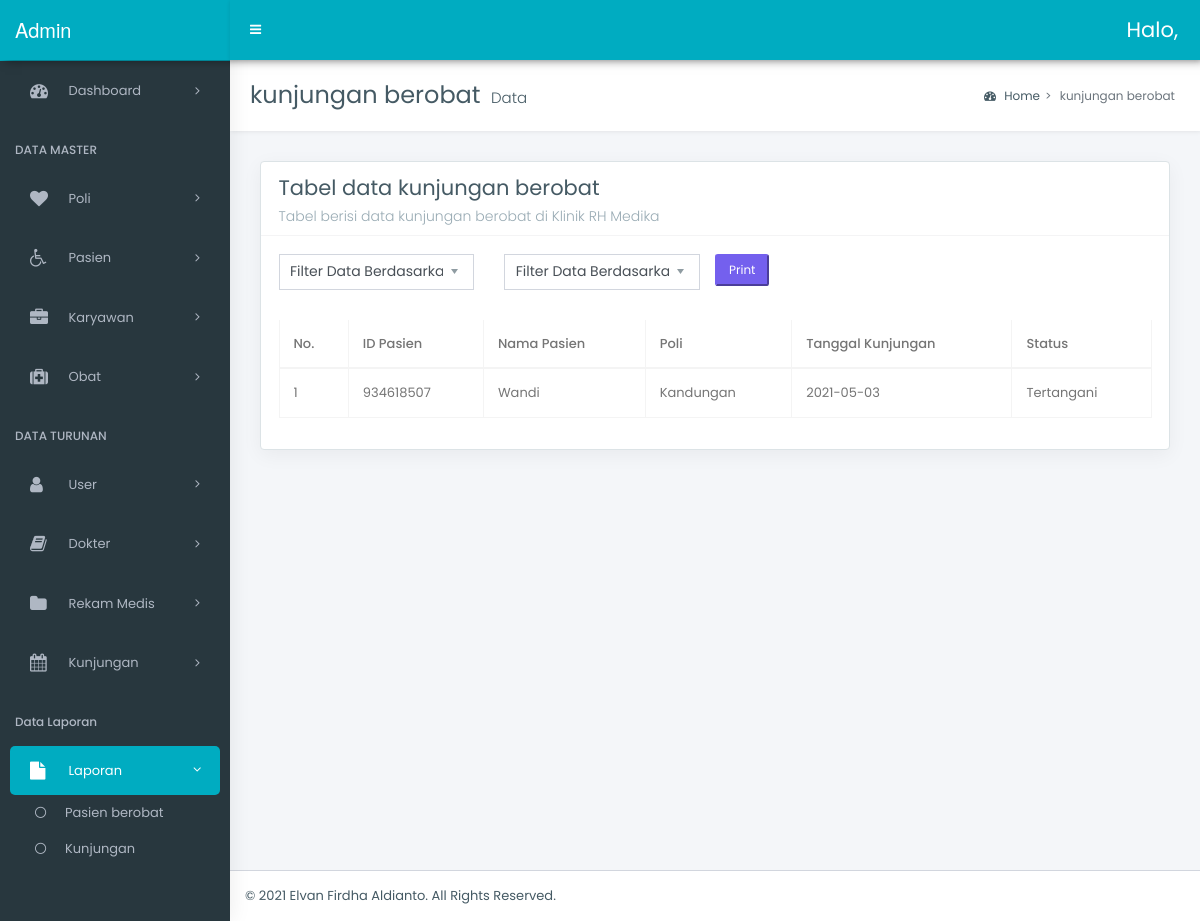
The app's page /admin/laporan/datakb.php, older data.
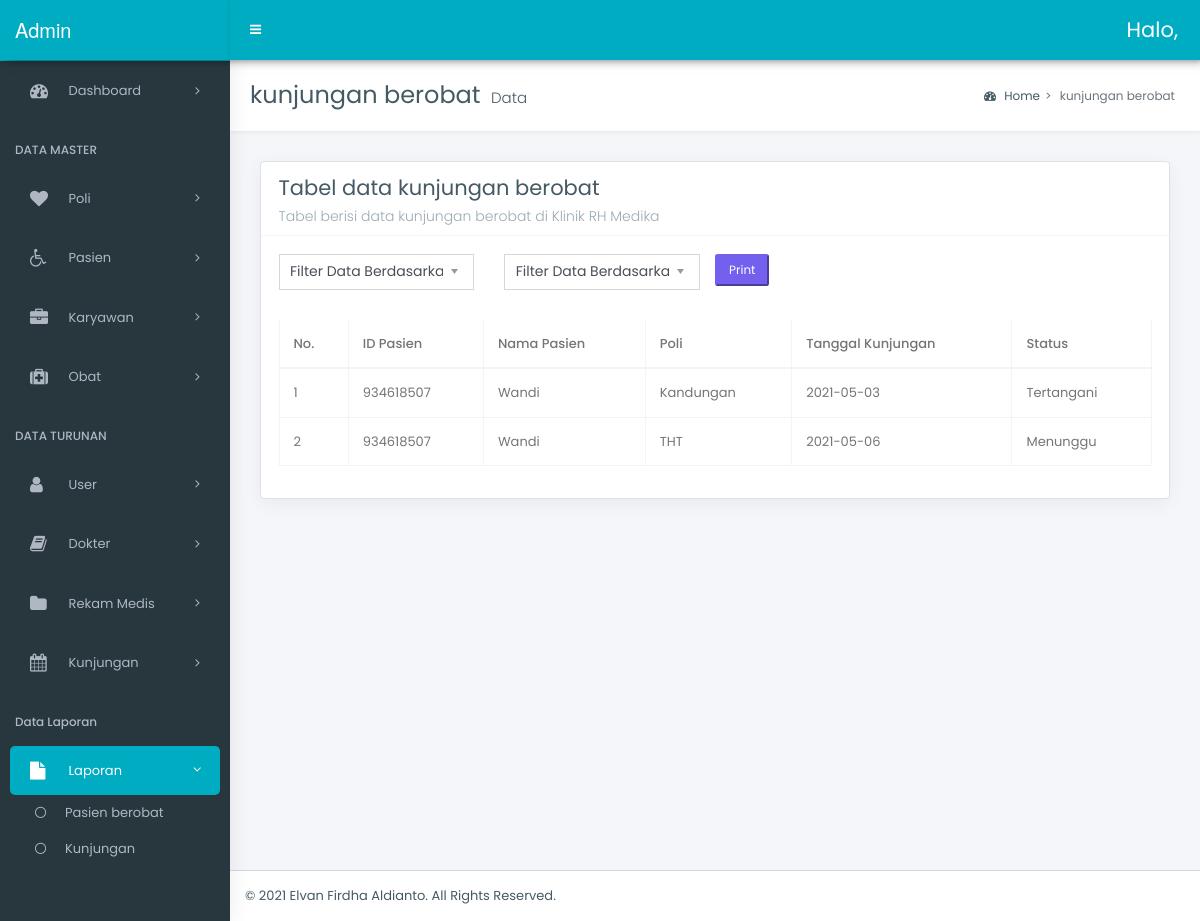
The same page, newer data.
### tables this page shows
CREATE TABLE `kb` (
  `kd_kunjungan` int(9) NOT NULL,
  `id_pasien` int(9) NOT NULL,
  `kd_poli` int(3) NOT NULL,
  `tgl_kunjungan` date NOT NULL,
  `status` enum('1','2','3') NOT NULL
);

CREATE TABLE `pasien` (
  `id_pasien` int(9) NOT NULL,
  `nm_pasien` varchar(50) NOT NULL,
  `kd_registrasi` text NOT NULL,
  `jen_kelamin` enum('1','2') NOT NULL,
  `jalur` enum('1','2','3','4') NOT NULL,
  `alamatp` text NOT NULL,
  `tempat_lahirp` varchar(20) NOT NULL,
  `tgl_lahirp` date NOT NULL,
  `telp_pasien` varchar(13) NOT NULL,
  `tgl_daftar` date NOT NULL
);

CREATE TABLE `poli` (
  `kd_poli` int(3) NOT NULL,
  `nm_poli` varchar(30) NOT NULL
);

### admin/laporan/datakb.php (the view, shortened to what the changed rows need)
<?php
include('../../config/connect.php');
?>
<!DOCTYPE html>
<html lang="en">
<head>
    <link rel="stylesheet" href="../../style/bootstrap.min.css">
    <link rel="stylesheet" href="../../style/bootstrap-extend.css">
    <link rel="stylesheet" href="../../style/master_style.css">
    <link rel="stylesheet" href="../../style/_all-skins.css">
    <link rel="stylesheet" href="../../assets/bootstrap-select-1.13.14/dist/css/bootstrap-select.css">
    <link rel="stylesheet" href="../../assets/datatable/datatables.min.css">
</head>
<body class="hold-transition skin-green sidebar-mini">
    <div class="wrapper">
        <div class="content-wrapper">
            <section class="content-header">
                <h1>
                    kunjungan berobat
                    <small>Data</small>
                </h1>
            </section>
            <section class="content">
                <div class="row">
                    <div class="col-12">
                        <div class="box">
                            <div class="box-body">
                                <div class="table-responsive" id="form2">
                                    <table id="example7" class="table table-bordered table-hover display nowrap margin-top-10 w-p100">
                                        <thead>
                                            <tr>
                                                <th>No.</th>
                                                <th>ID Pasien</th>
                                                <th>Nama Pasien</th>
                                                <th>Poli</th>
                                                <th>Tanggal Kunjungan</th>
                                                <th>Status</th>
                                            </tr>
                                        </thead>
                                        <tbody>
                                            <?php
                                            $q = $connect->query("SELECT * FROM kb JOIN pasien USING(id_pasien) JOIN poli USING(kd_poli)");
                                            $no = 1;
                                            foreach ($q as $d) :
                                            ?>
                                                <tr>
                                                    <td><?= $no ?></td>
                                                    <td><?= $d['id_pasien']; ?></td>
                                                    <td><?= $d['nm_pasien'] ?></td>
                                                    <td><?= $d['nm_poli'] ?></td>
                                                    <td><?= $d['tgl_kunjungan'] ?></td>
                                                    <td>
                                                        <?php
                                                        if ($d['status'] == '1') {
                                                            echo "Menunggu";
                                                        } elseif ($d['status'] == '2') {
                                                            echo "Tertangani";
                                                        } else {
                                                            echo "-";
                                                        }
                                                        ?>
                                                    </td>
                                                </tr>
                                            <?php
                                                $no++;
                                            endforeach; ?>
                                        </tbody>
                                    </table>
                                </div>
                            </div>
                        </div>
                    </div>
                </div>
            </section>
        </div>
    </div>
</body>
</html>

Row changes from the older to the newer data that the page shows:
added kb: id_pasien "934618507", id_pasien.nm_pasien "Wandi", kd_poli.nm_poli "THT", tgl_kunjungan "2021-05-06", status "Menunggu"
